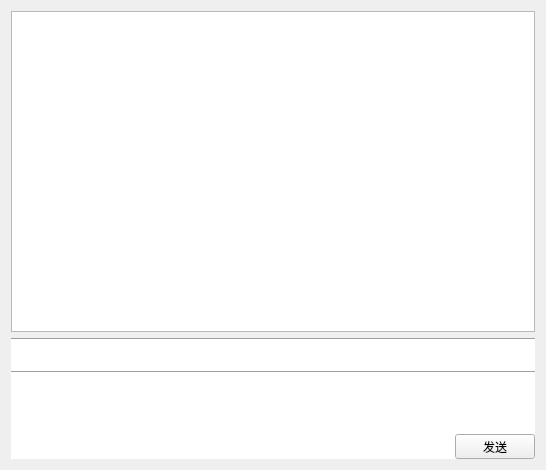
<?xml version="1.0" encoding="UTF-8"?>
<ui version="4.0">
 <class>userChat</class>
 <widget class="QWidget" name="userChat">
  <property name="geometry">
   <rect>
    <x>0</x>
    <y>0</y>
    <width>546</width>
    <height>470</height>
   </rect>
  </property>
  <property name="windowTitle">
   <string>Form</string>
  </property>
  <layout class="QVBoxLayout" name="verticalLayout_2">
   <item>
    <widget class="QTextEdit" name="textEdit">
     <property name="readOnly">
      <bool>true</bool>
     </property>
    </widget>
   </item>
   <item>
    <widget class="QGroupBox" name="groupBox">
     <property name="sizePolicy">
      <sizepolicy hsizetype="Preferred" vsizetype="Maximum">
       <horstretch>0</horstretch>
       <verstretch>0</verstretch>
      </sizepolicy>
     </property>
     <property name="styleSheet">
      <string notr="true">QGroupBox{
background-color: rgb(255, 255, 255);
border:none;
}</string>
     </property>
     <property name="title">
      <string/>
     </property>
     <layout class="QVBoxLayout" name="verticalLayout">
      <property name="spacing">
       <number>0</number>
      </property>
      <property name="leftMargin">
       <number>0</number>
      </property>
      <property name="topMargin">
       <number>0</number>
      </property>
      <property name="rightMargin">
       <number>0</number>
      </property>
      <property name="bottomMargin">
       <number>0</number>
      </property>
      <item>
       <widget class="Line" name="line">
        <property name="orientation">
         <enum>Qt::Horizontal</enum>
        </property>
       </widget>
      </item>
      <item>
       <layout class="QHBoxLayout" name="horizontalLayout">
        <property name="bottomMargin">
         <number>0</number>
        </property>
        <item>
         <widget class="QPushButton" name="pushButton_2">
          <property name="minimumSize">
           <size>
            <width>30</width>
            <height>30</height>
           </size>
          </property>
          <property name="maximumSize">
           <size>
            <width>30</width>
            <height>30</height>
           </size>
          </property>
          <property name="toolTip">
           <string>表情</string>
          </property>
          <property name="styleSheet">
           <string notr="true">border:none;
</string>
          </property>
          <property name="text">
           <string/>
          </property>
          <property name="icon">
           <iconset resource="icon.qrc">
            <normaloff>:/icon/bq.png</normaloff>:/icon/bq.png</iconset>
          </property>
         </widget>
        </item>
        <item>
         <spacer name="horizontalSpacer_2">
          <property name="orientation">
           <enum>Qt::Horizontal</enum>
          </property>
          <property name="sizeHint" stdset="0">
           <size>
            <width>40</width>
            <height>20</height>
           </size>
          </property>
         </spacer>
        </item>
       </layout>
      </item>
      <item>
       <widget class="Line" name="line_2">
        <property name="orientation">
         <enum>Qt::Horizontal</enum>
        </property>
       </widget>
      </item>
      <item>
       <widget class="QTextEdit" name="textEdit_2">
        <property name="maximumSize">
         <size>
          <width>16777215</width>
          <height>60</height>
         </size>
        </property>
        <property name="styleSheet">
         <string notr="true">border:none;
background:transparent;</string>
        </property>
       </widget>
      </item>
      <item>
       <layout class="QHBoxLayout" name="horizontalLayout_2">
        <item>
         <spacer name="horizontalSpacer">
          <property name="orientation">
           <enum>Qt::Horizontal</enum>
          </property>
          <property name="sizeHint" stdset="0">
           <size>
            <width>40</width>
            <height>20</height>
           </size>
          </property>
         </spacer>
        </item>
        <item>
         <widget class="QPushButton" name="pushButton">
          <property name="maximumSize">
           <size>
            <width>80</width>
            <height>25</height>
           </size>
          </property>
          <property name="styleSheet">
           <string notr="true"/>
          </property>
          <property name="text">
           <string>发送</string>
          </property>
         </widget>
        </item>
       </layout>
      </item>
     </layout>
    </widget>
   </item>
  </layout>
 </widget>
 <resources>
  <include location="icon.qrc"/>
 </resources>
 <connections/>
</ui>
